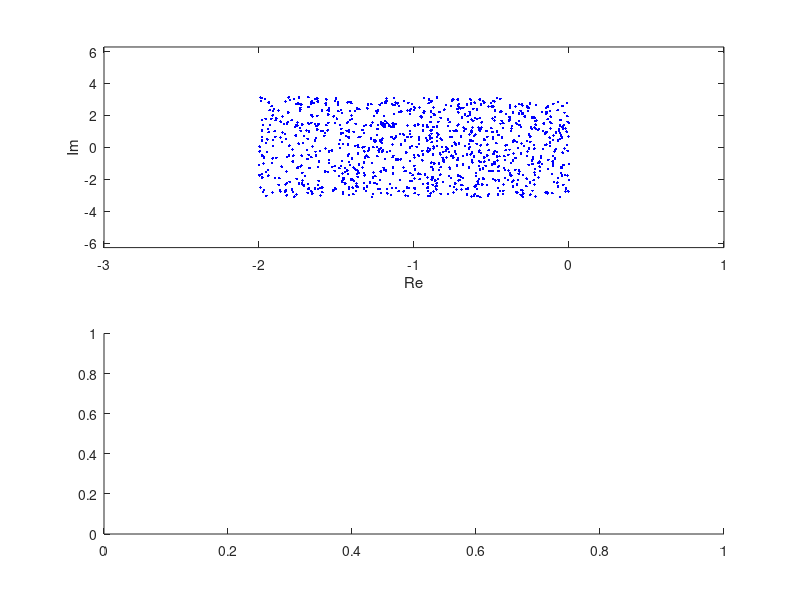

This chart was generated by the following MATLAB code: (Note: this script raises an error after producing the figure.)
% O objetivo do script eh ilustrar o mapeamento z=exp(Ts)
%
% o codigo eh explicado no video: https://youtu.be/3iN1vNwIpJo
%
% LAA 11/6/21

clear
close

% definir parametros basicos
% tempo de amostragem
T=1;
% frequencia de amostragem
ws=2*pi/T;

% gerar valores aleatorios no semiplano esquerdo da faixa
% primaria ateh s>-2
% parte real
Rs=-rand(1000,1)*2;
% parte imaginaria
Is=(rand(1000,1)-0.5)*2*(ws/2);

% grafico
figure(1)
subplot(211)
plot(Rs,Is,'b.')
axis([-3 1 -ws ws])
xlabel('Re')
ylabel('Im')

% mapeamento para o plano z
j=sqrt(-1);
% modulo de z
Mz=exp(T*Rs);
% fase de z
Fz=T*Is*180/pi;
subplot(212)
polarplot(Fz,Mz,'r.')

%% gerar valores aleatorios no semiplano direito da faixa
% primaria ateh s<0,5
% parte real
Rs=rand(1000,1)*0.5;
% parte imaginaria 
Is=(rand(1000,1)-0.5)*2*(ws/2);

% grafico
figure(2)
subplot(211)
plot(Rs,Is,'b.')
axis([-3 1 -ws ws])
xlabel('Re')
ylabel('Im')

% mapeamento para o plano z
% modulo de z
Mz=exp(T*Rs);
% fase de z
Fz=T*Is*180/pi;
subplot(212)
polarplot(Fz,Mz,'r.')
